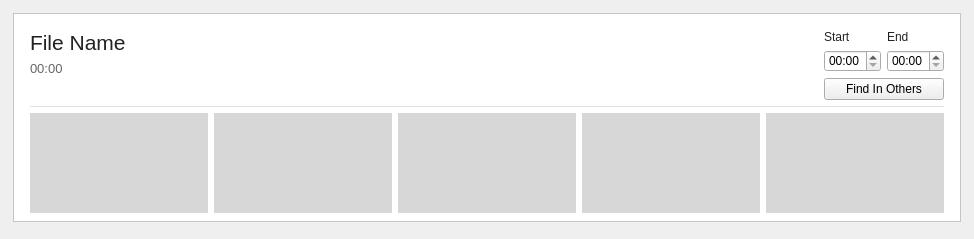
<?xml version="1.0" encoding="UTF-8"?>
<ui version="4.0">
 <class>VideoFileListItem</class>
 <widget class="QWidget" name="VideoFileListItem">
  <property name="geometry">
   <rect>
    <x>0</x>
    <y>0</y>
    <width>974</width>
    <height>239</height>
   </rect>
  </property>
  <property name="styleSheet">
   <string notr="true">QLabel { color: rgba(0, 0, 0, 0.87); }</string>
  </property>
  <layout class="QGridLayout">
   <property name="topMargin">
    <number>4</number>
   </property>
   <property name="bottomMargin">
    <number>7</number>
   </property>
   <item row="0" column="0">
    <widget class="QFrame" name="videoListItemFrame">
     <property name="sizePolicy">
      <sizepolicy hsizetype="Fixed" vsizetype="Fixed">
       <horstretch>0</horstretch>
       <verstretch>0</verstretch>
      </sizepolicy>
     </property>
     <property name="styleSheet">
      <string notr="true">#videoListItemFrame {
	background-color: #FFFFFF;
}</string>
     </property>
     <property name="frameShape">
      <enum>QFrame::StyledPanel</enum>
     </property>
     <property name="frameShadow">
      <enum>QFrame::Raised</enum>
     </property>
     <layout class="QGridLayout" name="_2">
      <property name="leftMargin">
       <number>16</number>
      </property>
      <property name="topMargin">
       <number>16</number>
      </property>
      <property name="rightMargin">
       <number>16</number>
      </property>
      <property name="bottomMargin">
       <number>8</number>
      </property>
      <item row="1" column="0" colspan="3">
       <widget class="Line" name="line">
        <property name="sizePolicy">
         <sizepolicy hsizetype="Preferred" vsizetype="Fixed">
          <horstretch>0</horstretch>
          <verstretch>0</verstretch>
         </sizepolicy>
        </property>
        <property name="minimumSize">
         <size>
          <width>0</width>
          <height>1</height>
         </size>
        </property>
        <property name="maximumSize">
         <size>
          <width>16777215</width>
          <height>1</height>
         </size>
        </property>
        <property name="styleSheet">
         <string notr="true">#line { 
	background-color: rgba(0, 0, 0, 0.12);
}</string>
        </property>
        <property name="frameShadow">
         <enum>QFrame::Sunken</enum>
        </property>
        <property name="lineWidth">
         <number>0</number>
        </property>
        <property name="orientation">
         <enum>Qt::Horizontal</enum>
        </property>
       </widget>
      </item>
      <item row="0" column="0" alignment="Qt::AlignLeft|Qt::AlignTop">
       <widget class="QWidget" name="metadataContainer" native="true">
        <layout class="QGridLayout" name="_5">
         <property name="leftMargin">
          <number>0</number>
         </property>
         <property name="topMargin">
          <number>0</number>
         </property>
         <property name="rightMargin">
          <number>0</number>
         </property>
         <property name="bottomMargin">
          <number>0</number>
         </property>
         <item row="0" column="0">
          <widget class="QLabel" name="filename">
           <property name="sizePolicy">
            <sizepolicy hsizetype="Maximum" vsizetype="Maximum">
             <horstretch>0</horstretch>
             <verstretch>0</verstretch>
            </sizepolicy>
           </property>
           <property name="maximumSize">
            <size>
             <width>500</width>
             <height>16777215</height>
            </size>
           </property>
           <property name="font">
            <font>
             <pointsize>16</pointsize>
            </font>
           </property>
           <property name="cursor">
            <cursorShape>IBeamCursor</cursorShape>
           </property>
           <property name="toolTip">
            <string/>
           </property>
           <property name="styleSheet">
            <string notr="true"/>
           </property>
           <property name="frameShape">
            <enum>QFrame::NoFrame</enum>
           </property>
           <property name="frameShadow">
            <enum>QFrame::Sunken</enum>
           </property>
           <property name="text">
            <string>File Name</string>
           </property>
           <property name="textInteractionFlags">
            <set>Qt::LinksAccessibleByMouse|Qt::TextSelectableByMouse</set>
           </property>
          </widget>
         </item>
         <item row="1" column="0">
          <widget class="QLabel" name="duration">
           <property name="sizePolicy">
            <sizepolicy hsizetype="Maximum" vsizetype="Preferred">
             <horstretch>0</horstretch>
             <verstretch>0</verstretch>
            </sizepolicy>
           </property>
           <property name="font">
            <font>
             <pointsize>10</pointsize>
            </font>
           </property>
           <property name="cursor">
            <cursorShape>IBeamCursor</cursorShape>
           </property>
           <property name="styleSheet">
            <string notr="true">#duration { color: rgba(0, 0, 0, 0.6); }</string>
           </property>
           <property name="text">
            <string>00:00</string>
           </property>
           <property name="textInteractionFlags">
            <set>Qt::LinksAccessibleByMouse|Qt::TextSelectableByMouse</set>
           </property>
          </widget>
         </item>
        </layout>
       </widget>
      </item>
      <item row="2" column="0" colspan="3">
       <widget class="QWidget" name="introThumbnailContainer" native="true">
        <property name="minimumSize">
         <size>
          <width>0</width>
          <height>100</height>
         </size>
        </property>
        <property name="styleSheet">
         <string notr="true">QLabel {
	background-color: rgba(0, 0, 0, 0.16);
}</string>
        </property>
        <layout class="QHBoxLayout" name="_3">
         <property name="leftMargin">
          <number>0</number>
         </property>
         <property name="topMargin">
          <number>0</number>
         </property>
         <property name="rightMargin">
          <number>0</number>
         </property>
         <property name="bottomMargin">
          <number>0</number>
         </property>
         <item>
          <widget class="QLabel" name="introThumbnail0">
           <property name="sizePolicy">
            <sizepolicy hsizetype="Maximum" vsizetype="Preferred">
             <horstretch>0</horstretch>
             <verstretch>0</verstretch>
            </sizepolicy>
           </property>
           <property name="minimumSize">
            <size>
             <width>178</width>
             <height>100</height>
            </size>
           </property>
           <property name="alignment">
            <set>Qt::AlignCenter</set>
           </property>
          </widget>
         </item>
         <item>
          <widget class="QLabel" name="introThumbnail1">
           <property name="sizePolicy">
            <sizepolicy hsizetype="Maximum" vsizetype="Preferred">
             <horstretch>0</horstretch>
             <verstretch>0</verstretch>
            </sizepolicy>
           </property>
           <property name="minimumSize">
            <size>
             <width>178</width>
             <height>100</height>
            </size>
           </property>
           <property name="alignment">
            <set>Qt::AlignCenter</set>
           </property>
          </widget>
         </item>
         <item>
          <widget class="QLabel" name="introThumbnail2">
           <property name="sizePolicy">
            <sizepolicy hsizetype="Maximum" vsizetype="Preferred">
             <horstretch>0</horstretch>
             <verstretch>0</verstretch>
            </sizepolicy>
           </property>
           <property name="minimumSize">
            <size>
             <width>178</width>
             <height>100</height>
            </size>
           </property>
           <property name="alignment">
            <set>Qt::AlignCenter</set>
           </property>
          </widget>
         </item>
         <item>
          <widget class="QLabel" name="introThumbnail3">
           <property name="sizePolicy">
            <sizepolicy hsizetype="Maximum" vsizetype="Preferred">
             <horstretch>0</horstretch>
             <verstretch>0</verstretch>
            </sizepolicy>
           </property>
           <property name="minimumSize">
            <size>
             <width>178</width>
             <height>100</height>
            </size>
           </property>
           <property name="alignment">
            <set>Qt::AlignCenter</set>
           </property>
          </widget>
         </item>
         <item>
          <widget class="QLabel" name="introThumbnail4">
           <property name="sizePolicy">
            <sizepolicy hsizetype="Maximum" vsizetype="Preferred">
             <horstretch>0</horstretch>
             <verstretch>0</verstretch>
            </sizepolicy>
           </property>
           <property name="minimumSize">
            <size>
             <width>178</width>
             <height>100</height>
            </size>
           </property>
           <property name="alignment">
            <set>Qt::AlignCenter</set>
           </property>
          </widget>
         </item>
        </layout>
       </widget>
      </item>
      <item row="0" column="2">
       <widget class="QFrame" name="timeRangeFrame">
        <property name="sizePolicy">
         <sizepolicy hsizetype="Maximum" vsizetype="Preferred">
          <horstretch>0</horstretch>
          <verstretch>0</verstretch>
         </sizepolicy>
        </property>
        <property name="styleSheet">
         <string notr="true"/>
        </property>
        <property name="frameShape">
         <enum>QFrame::NoFrame</enum>
        </property>
        <property name="frameShadow">
         <enum>QFrame::Plain</enum>
        </property>
        <layout class="QGridLayout" name="gridLayout_2">
         <property name="leftMargin">
          <number>0</number>
         </property>
         <property name="topMargin">
          <number>0</number>
         </property>
         <property name="rightMargin">
          <number>0</number>
         </property>
         <property name="bottomMargin">
          <number>0</number>
         </property>
         <item row="2" column="0" colspan="2">
          <widget class="QPushButton" name="findOthersButton">
           <property name="text">
            <string>Find In Others</string>
           </property>
          </widget>
         </item>
         <item row="1" column="0">
          <widget class="QTimeEdit" name="startTime">
           <property name="enabled">
            <bool>true</bool>
           </property>
           <property name="displayFormat">
            <string>mm:ss</string>
           </property>
          </widget>
         </item>
         <item row="0" column="0">
          <widget class="QLabel" name="label">
           <property name="text">
            <string>Start</string>
           </property>
          </widget>
         </item>
         <item row="1" column="1">
          <widget class="QTimeEdit" name="endTime">
           <property name="displayFormat">
            <string>mm:ss</string>
           </property>
          </widget>
         </item>
         <item row="0" column="1">
          <widget class="QLabel" name="label_2">
           <property name="text">
            <string>End</string>
           </property>
          </widget>
         </item>
        </layout>
       </widget>
      </item>
      <item row="0" column="1" alignment="Qt::AlignRight|Qt::AlignTop">
       <widget class="QWidget" name="matchContainer" native="true">
        <layout class="QHBoxLayout" name="_4">
         <property name="topMargin">
          <number>0</number>
         </property>
         <property name="bottomMargin">
          <number>0</number>
         </property>
         <item>
          <widget class="QLabel" name="match">
           <property name="sizePolicy">
            <sizepolicy hsizetype="Fixed" vsizetype="Maximum">
             <horstretch>0</horstretch>
             <verstretch>0</verstretch>
            </sizepolicy>
           </property>
           <property name="minimumSize">
            <size>
             <width>200</width>
             <height>0</height>
            </size>
           </property>
           <property name="maximumSize">
            <size>
             <width>229</width>
             <height>16777215</height>
            </size>
           </property>
           <property name="font">
            <font>
             <pointsize>20</pointsize>
             <weight>75</weight>
             <bold>true</bold>
            </font>
           </property>
           <property name="cursor">
            <cursorShape>IBeamCursor</cursorShape>
           </property>
           <property name="alignment">
            <set>Qt::AlignCenter</set>
           </property>
           <property name="textInteractionFlags">
            <set>Qt::LinksAccessibleByMouse|Qt::TextSelectableByMouse</set>
           </property>
          </widget>
         </item>
        </layout>
       </widget>
      </item>
     </layout>
    </widget>
   </item>
  </layout>
 </widget>
 <resources/>
 <connections/>
</ui>
